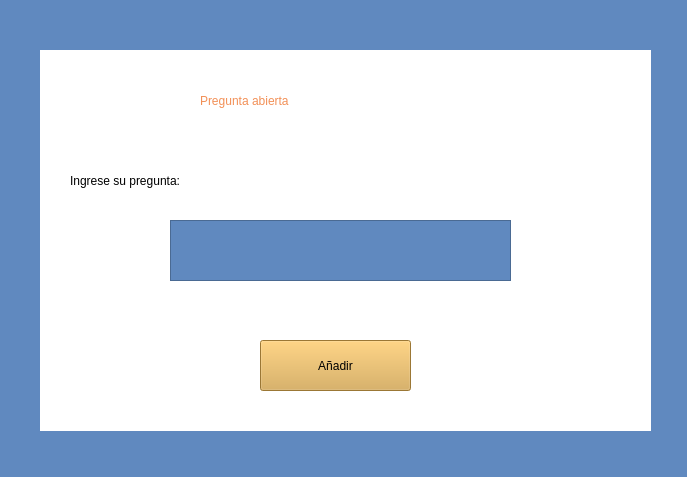
<?xml version="1.0" encoding="UTF-8"?>
<ui version="4.0">
 <class>menuCursos</class>
 <widget class="QMainWindow" name="menuCursos">
  <property name="geometry">
   <rect>
    <x>0</x>
    <y>0</y>
    <width>687</width>
    <height>477</height>
   </rect>
  </property>
  <property name="windowTitle">
   <string>MainWindow</string>
  </property>
  <property name="styleSheet">
   <string notr="true">background-color: rgb(96, 137, 191);</string>
  </property>
  <widget class="QWidget" name="centralwidget">
   <widget class="QLabel" name="label">
    <property name="geometry">
     <rect>
      <x>40</x>
      <y>50</y>
      <width>611</width>
      <height>381</height>
     </rect>
    </property>
    <property name="styleSheet">
     <string notr="true">background-color: rgb(255, 255, 255);</string>
    </property>
    <property name="text">
     <string/>
    </property>
   </widget>
   <widget class="QLabel" name="label_2">
    <property name="geometry">
     <rect>
      <x>200</x>
      <y>70</y>
      <width>391</width>
      <height>61</height>
     </rect>
    </property>
    <property name="styleSheet">
     <string notr="true">font: 700 28pt &quot;Segoe UI&quot;;
background-color: rgb(255, 255, 255);
color: rgb(242, 144, 87);</string>
    </property>
    <property name="text">
     <string>Pregunta abierta </string>
    </property>
   </widget>
   <widget class="QPushButton" name="botonAgregarPreguntaAbierta">
    <property name="geometry">
     <rect>
      <x>260</x>
      <y>340</y>
      <width>151</width>
      <height>51</height>
     </rect>
    </property>
    <property name="styleSheet">
     <string notr="true">font: 700 12pt &quot;Segoe UI&quot;;
background-color: rgb(217, 167, 74);</string>
    </property>
    <property name="text">
     <string>Añadir</string>
    </property>
   </widget>
   <widget class="QTextEdit" name="textEditPreguntaAbierta">
    <property name="geometry">
     <rect>
      <x>170</x>
      <y>220</y>
      <width>341</width>
      <height>61</height>
     </rect>
    </property>
   </widget>
   <widget class="QLabel" name="label_3">
    <property name="geometry">
     <rect>
      <x>70</x>
      <y>150</y>
      <width>211</width>
      <height>61</height>
     </rect>
    </property>
    <property name="styleSheet">
     <string notr="true">background-color: rgba(0, 0, 0, 0);
font: 700 14pt &quot;Segoe UI&quot;;</string>
    </property>
    <property name="text">
     <string>Ingrese su pregunta: </string>
    </property>
   </widget>
  </widget>
 </widget>
 <resources/>
 <connections/>
</ui>
